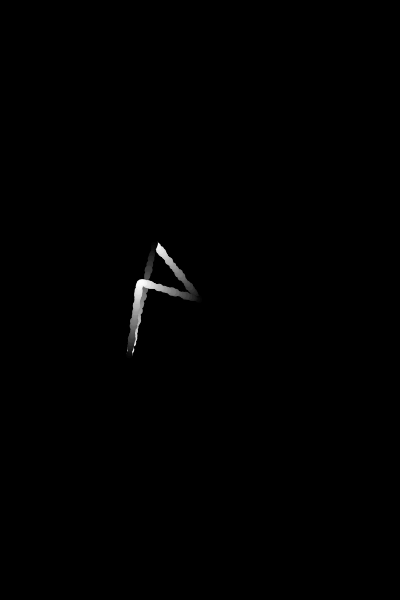
Frame 1 (no input)
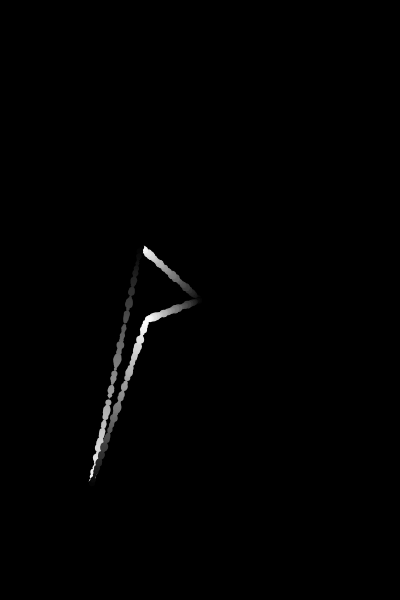
Frame 60 (no input)
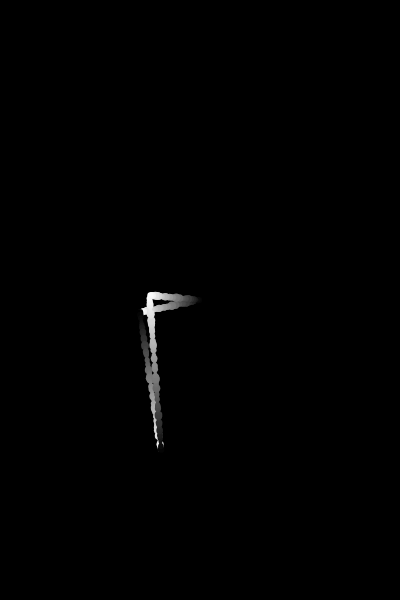
Frame 120 (the mouse pressed at the canvas centre since frame 60)

The p5.js sketch that drew these frames (run headless with seeded random() and noise() and a simulated clock; from frame 60 on, the mouse is pressed at the canvas centre):

// p5.js sketch
// ── sketch.js
function setup() {
  createCanvas(400, 600);
}

function draw() {
  background(0);
  const s = frameCount / 100;
  const p1 = {x: width*0.5, y: height*0.5};
   const p2 = {x: width*noise(s + 400), y: height*noise(s + 600)};
   const p3 = {x: width*noise(s + 800), y: height*noise(s + 1000)};
   const p4 = {x: width*noise(s + 1200), y: height*noise(s + 1400)};
  
  lineWithCircle(p1.x,p1.y, p2.x, p2.y);
  lineWithCircle(p2.x,p2.y, p3.x, p3.y);
  lineWithCircle(p3.x,p3.y, p4.x, p4.y);
  lineWithCircle(p1.x,p1.y, p4.x, p4.y);
}

function lineWithCircle(x1, y1, x2, y2) {
  const detailness = 100;
  noStroke();
  for(let i=0; i<detailness; i++) {
    fill(i/detailness*255)
    const x = x1*(1-i/detailness) + x2*i/detailness;
    const y = y1*(1-i/detailness) + y2*i/detailness;
    circle(x, y, 10*noise(i));
  }
}
